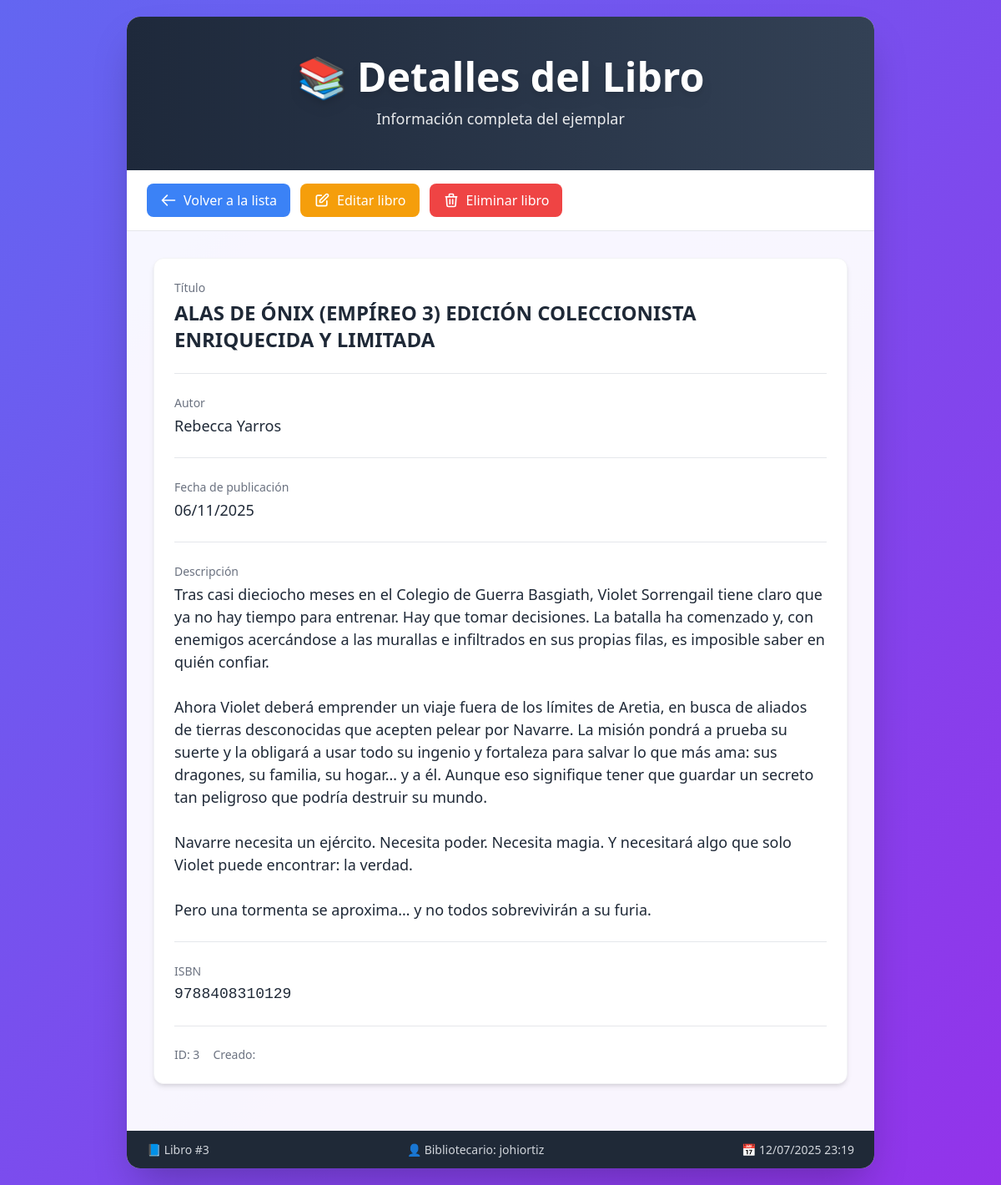
Screenshot of /libros/3/ with the database file from the repository.
### libros/models.py (models this page shows, shortened)
class Libro(models.Model):
    titulo = models.CharField(max_length=200)
    autor = models.CharField(max_length=100)
    descripcion = models.TextField()
    fecha_publicacion = models.DateField()
    isbn = models.CharField(max_length=13, unique=True)

### libros/views.py (the view)
# urls.py: path('<int:libro_id>/', views.detalle_libro, name='detalle_libro'),
def detalle_libro(request, libro_id):
    libro = get_object_or_404(Libro, pk=libro_id)
    return render(request, 'libros/detalle_libro.html', {'libro': libro})

### libros/templates/libros/detalle_libro.html (shortened to what this page needs)
{% load static %}
<!DOCTYPE html>
<html lang="es">
<head>
    <script src="https://cdn.tailwindcss.com"></script>
    <link rel="stylesheet" href="{% static 'css/detalle_libro.css' %}">
</head>
<body class="min-h-screen bg-gradient-to-br from-indigo-500 to-purple-600 p-5">
    <div class="max-w-4xl mx-auto bg-white/95 rounded-2xl shadow-2xl overflow-hidden animate-fade-in-up">
        <div class="bg-gradient-to-r from-slate-800 to-slate-700 text-white text-center py-12 px-5">
            <h1 class="text-4xl md:text-5xl font-bold mb-3 drop-shadow-lg">📚 Detalles del Libro</h1>
            <p class="text-lg opacity-90">Información completa del ejemplar</p>
        </div>
        <div class="bg-white border-b border-gray-200 px-6 py-4">
            <div class="flex flex-wrap gap-3 justify-center md:justify-start">
                <a href="{% url 'lista_libros' %}" class="btn-primary btn-blue">
                    <svg class="w-5 h-5 mr-2" fill="none" stroke="currentColor" viewBox="0 0 24 24">
                        <path stroke-linecap="round" stroke-linejoin="round" stroke-width="2" d="M10 19l-7-7m0 0l7-7m-7 7h18"></path>
                    </svg>
                    Volver a la lista
                </a>
                <a href="{% url 'editar_libro' libro.id %}" class="btn-primary btn-yellow">
                    <svg class="w-5 h-5 mr-2" fill="none" stroke="currentColor" viewBox="0 0 24 24">
                        <path stroke-linecap="round" stroke-linejoin="round" stroke-width="2" d="M11 5H6a2 2 0 00-2 2v11a2 2 0 002 2h11a2 2 0 002-2v-5m-1.414-9.414a2 2 0 112.828 2.828L11.828 15H9v-2.828l8.586-8.586z"></path>
                    </svg>
                    Editar libro
                </a>
                <a href="{% url 'eliminar_libro' libro.id %}" class="btn-primary btn-red">
                    <svg class="w-5 h-5 mr-2" fill="none" stroke="currentColor" viewBox="0 0 24 24">
                        <path stroke-linecap="round" stroke-linejoin="round" stroke-width="2" d="M19 7l-.867 12.142A2 2 0 0116.138 21H7.862a2 2 0 01-1.995-1.858L5 7m5 4v6m4-6v6m1-10V4a1 1 0 00-1-1h-4a1 1 0 00-1 1v3M4 7h16"></path>
                    </svg>
                    Eliminar libro
                </a>
            </div>
        </div>
        <div class="p-6 md:p-8">
            <div class="bg-white rounded-xl shadow-md p-6 mb-6 border border-gray-100">
                <div class="detail-section">
                    <div class="detail-label">Título</div>
                    <div class="detail-value font-bold text-2xl">{{ libro.titulo }}</div>
                </div>
                <div class="detail-section">
                    <div class="detail-label">Autor</div>
                    <div class="detail-value">
                        {% if libro.autor %}
                            {{ libro.autor }}
                        {% else %}
                            <span class="text-gray-400">Autor desconocido</span>
                        {% endif %}
                    </div>
                </div>
                {% if libro.fecha_publicacion %}
                <div class="detail-section">
                    <div class="detail-label">Fecha de publicación</div>
                    <div class="detail-value">{{ libro.fecha_publicacion|date:"d/m/Y" }}</div>
                </div>
                {% endif %}
                {% if libro.descripcion %}
                <div class="detail-section">
                    <div class="detail-label">Descripción</div>
                    <div class="detail-value whitespace-pre-line">{{ libro.descripcion }}</div>
                </div>
                {% endif %}
                {% if libro.isbn %}
                <div class="detail-section">
                    <div class="detail-label">ISBN</div>
                    <div class="detail-value font-mono">{{ libro.isbn }}</div>
                </div>
                {% endif %}
                <div class="flex flex-wrap gap-4 text-sm text-gray-500">
                    <div>ID: {{ libro.id }}</div>
                    <div>Creado: {{ libro.fecha_creacion|date:"d/m/Y H:i" }}</div>
                </div>
            </div>
        </div>
        <div class="footer-stats">
            <div class="footer-stats-content">
                <span>📘 Libro #{{ libro.id }}</span>
                <span>👤 Bibliotecario: johiortiz</span>
                <span>📅 12/07/2025 23:19</span>
            </div>
        </div>
    </div>
</body>
</html>

### libros/static/css/detalle_libro.css (style rules this page uses)
.btn-primary { display: inline-flex; align-items: center; padding: 0.5rem 1rem; border-radius: 0.5rem; font-weight: 500; transition: all 0.3s ease; }
.btn-blue { background-color: #3b82f6; color: white; }
.btn-yellow { background-color: #f59e0b; color: white; }
.btn-red { background-color: #ef4444; color: white; }
.detail-section { margin-bottom: 1.5rem; padding-bottom: 1.5rem; border-bottom: 1px solid #e5e7eb; }
.detail-label { font-size: 0.875rem; font-weight: 500; color: #6b7280; margin-bottom: 0.25rem; }
.detail-value { font-size: 1.125rem; color: #1f2937; transition: color 0.2s ease; }
.footer-stats { background-color: #1f2937; color: #d1d5db; padding: 0.75rem 1.5rem; font-size: 0.875rem; }
.footer-stats-content { display: flex; flex-wrap: wrap; gap: 2rem; justify-content: center; }
@media (min-width: 768px) { .footer-stats-content { justify-content: space-between; } }
.animate-fade-in-up { animation: fadeInUp 0.5s ease-out forwards; }
.whitespace-pre-line { white-space: pre-line; }

### rows the page displays
Libro: titulo "ALAS DE ÓNIX (EMPÍREO 3) EDICIÓN COLECCIONISTA ENRIQUECIDA Y LIMITADA", autor "Rebecca Yarros", fecha_publicacion "06/11/2025", descripcion "Tras casi dieciocho meses en el Colegio de Guerra Basgiath, Violet Sorrengail tiene claro que ya no hay tiempo para entrenar. Hay que tomar decisiones. La batalla ha comenzado y, con enemigos acercándose a las murallas e infiltrados en sus propias filas, es imposible saber en quién confiar. Ahora Violet deberá emprender un viaje fuera de los límites de Aretia, en busca de aliados de tierras desconocidas que acepten pelear por Navarre. La misión pondrá a prueba su suerte y la obligará a usar todo su ingenio y fortaleza para salvar lo que más ama: sus dragones, su familia, su hogar… y a él. Aunque eso signifique tener que guardar un secreto tan peligroso que podría destruir su mundo. Navarre…", isbn "9788408310129", id "3"
